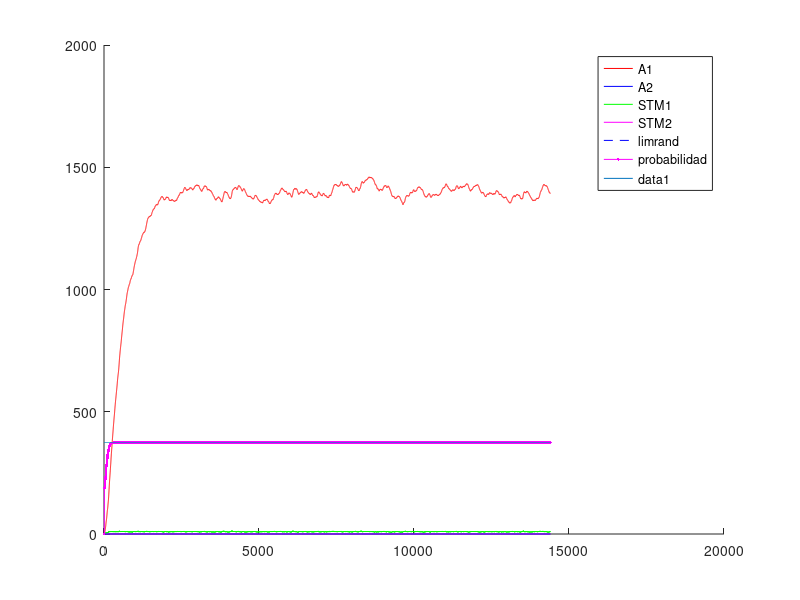
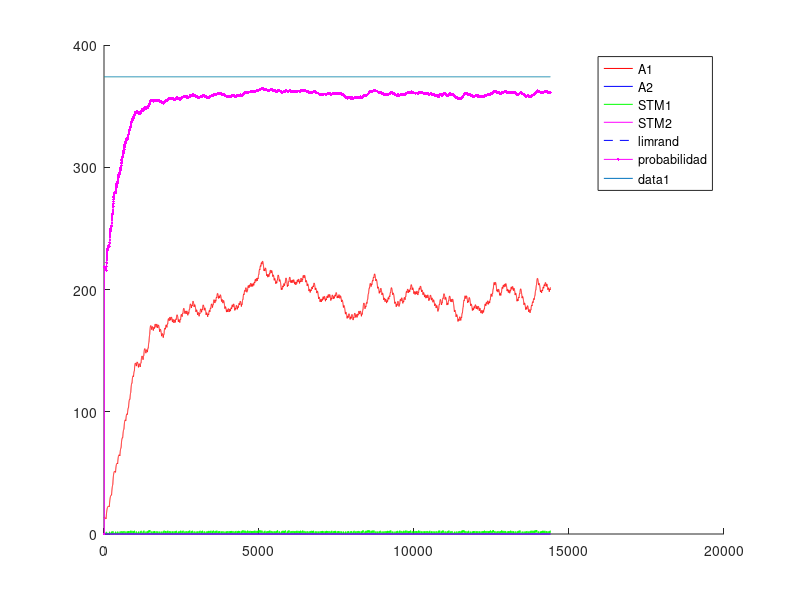
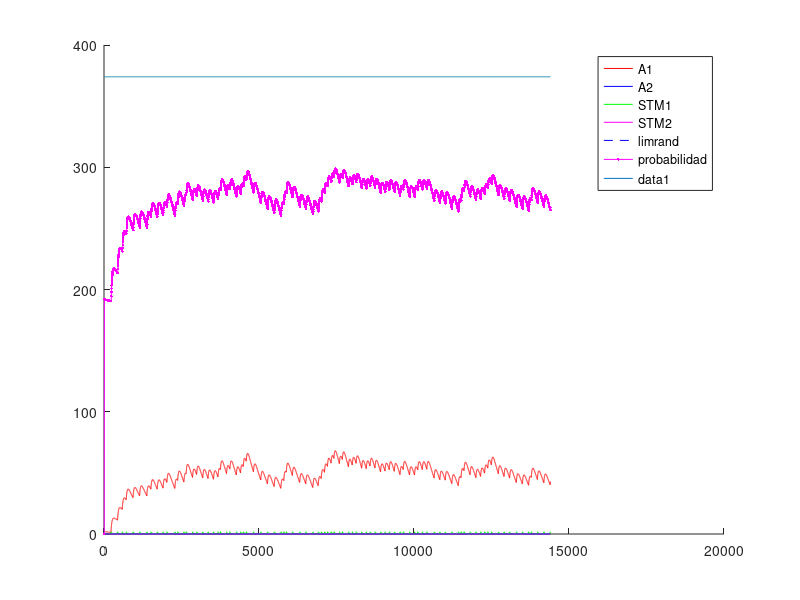
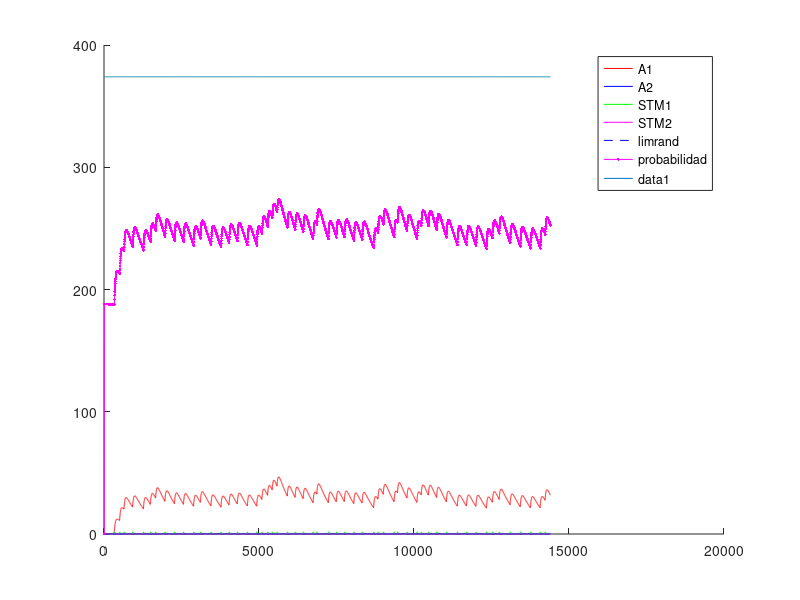

These charts were generated, in order, by the following MATLAB code:
%% Experimento con Variable-Ratio - VR - Tasa Variable
%% Existen multiples intancias de palanquelo (cada vez que realiza respuesta decide si realiza otro o no)
%% Sesiones de 3600 segundos
%% 3 sesiones por tasa de refuerzo (o quizas hasta que sature)
%% 5 sesiones por Experimento.
%% Cada sesion 
%% Tiempo para realizar un respuesta 1 segundo
%% 
%% La probabilidad de eleccion se ajusta al nivel de maxima frecuencia de palanqueo

close all
clc
clear

%% Matriz de pago 0 1 
%% 1 - 
%%%
%%% 
function rf = feel(pellets)
  rf=0;
  if (nargin~=0)
    rf=(12.8*(1-exp(-.25.* pellets.^(2))))+(12.8*(1-exp(-.5.* pellets)));
  else
    error ("Faltan parametros");
  endif
endfunction
%% 
%% 

%% INICIALIZATION
%%%%%% CONSTANTES DE SESIONES
Ntrial  =  1 ;   %% un trial de 3600 segundos
tTrial  =  3600; %% en segundos
tResp   =  1;    %% en segundos
tMuestreo = 0.25;%% en segundos
Nses    =  5 ;
Vr=[1,10,30,40,60]; %% tasa medias de palanquei
Ntest   =  1;
limrand =  0.138;
saving  =  0.01 ;
%%%%%% CONSTANTES DE DECAIMIENTO
alpha = 1*tMuestreo;
beta  = 0.125*tMuestreo ;
gamma = 0.0067*tMuestreo;%0.025 ; 
delta = 1*tMuestreo;
%%%%%% INICIALIZACION
palanca = zeros(2,1);
Rf_1=0;
Rf_2=0;
A1=zeros(1,Ntest);
A2=zeros(1,Ntest);
stm_1=zeros(2,Ntest);
stm_2=zeros(2,Ntest);
d=1;
x_1=zeros(30,1);
x_2=zeros(30,1);
sesion = zeros(Nses,1);
trialXsesion = zeros(Nses,Ntrial);
terminal_sesion=zeros(Nses,1);
nb_resp = zeros(Nses,Ntest);
refuerzo = zeros(Nses,Ntest);
contadorP1=0;
contadorP2=0;

%% CALCULO DE AROUSAL MAXIMO
%% Iteraciones de respuesta refuerzo para encotnrar el STM medio
Nconfig=5; %% Tasa de respuesta de configuracion
%plot([1:0.01:20],(12.8*(1-exp(-.25.* [1:0.01:20].^(2))))+(12.8*(1-exp(-.5.* [1:0.01:20]))),'.k')
R1 = floor(feel(1)); %tiempo de refuezo para R
l1 = Nconfig/tMuestreo; % duracion entre trials
suma = 0; %suma es un valor necesaria para calcular max1 y min1
suma = alpha*R1 %% Refuerzo cada N respuestas
iter=100; %% numero de iteraciones para que converja el stm
max1 = 0; %maximum de stm1
min1 = 0; %minimum de stm1
for i = 1:iter 
  suma = (1-beta)^(Nconfig/tMuestreo)*suma;%% Instantes que decae el stm
  min1=suma;
  suma += alpha*R1; %Refuerzo
  max1=suma;
end
comp=.88;
S1 = (((max1-min1)*(comp*l1))/2)+min1*comp*l1; %calcul de la superficie del triangulo mas la de el rectangulo
stm_1_medio = S1/(l1);
A1max = (delta/gamma)*stm_1_medio;

%% INICIO DE LAS ITERATIONS
for l = 1:Ntest  %% TESTES
  Num=0;
  for k = 1:Nses  %% SESIONES (cambia el N)
    i=2;
    %duracion = [1,tTrial*ones(1,Ntrial)];
    
    contador = 1;
    palanca(1)=randi(2);
    %% Agregar tasa de refuerzos  %%
    tasa=Vr(k);
    if k>1
      A1(Num+1,l)=saving*A1(Num,l);
      A2(Num+1,l)=saving*A2(Num,l);
      stm_1(Num+1,l)=0*stm_1(Num,l);
      stm_2(Num+1,l)=0*stm_2(Num,l); 
      %%% ELECCION DE LA PRIMERA PALANCA 
      if A1(Num,1)>A2(Num,1)
        palanca(2)=1;
      else
        palanca(2)=2;
      end
    end       
    
    for j=2:(Ntrial*tTrial/tMuestreo) %% Todos los trials juntos
      
      if contador == tResp/tMuestreo%duracion(i)
        contador = 1;
        
        i = i+1 ;
        J = j ;
        P(i,k)=0.5*(1-exp(-(5*A1((j-1)+Num,l))/A1max))+0.5; %probabilidad en exponential
        %P=.99;
        %P2(i,k)=0.5*(1-exp(-(5*A2((j-1)+Num,l))/A2max))+0.5;
        
        a = rand ;
        %%% ELECCION DE LA PALANCA %%% Basicamente elige palanquear o no palanquear
        if (A1((j-1)+Num,l)<=limrand)&&(A2((j-1)+Num,l)<=limrand)
          palanca(i)=randi(2);
        elseif (A1((j-1)+Num,l)>=limrand)&&(A2((j-1)+Num,l)<=limrand)
          if a>=P(i,k)
            palanca(i)=2;
          else
            palanca(i)=1;
          end
        elseif (A1((j-1)+Num,l)<=limrand)&&(A2((j-1)+Num,l)>=limrand)
          if a>=P(i,k)
            palanca(i)=1;
          else
            palanca(i)=2;
          end
        end
        %% Contadores para tasa de refuerzo
        if palanca(i)==1
          contadorP1++;
        else
          contadorP2++;
        endif
        %%% REFUERZO %%%
        if (contadorP1>=tasa)
          %if (palanca(i)==1) %% palanquea
          Rf_1=floor(feel(1));
          Rf_2=0;
          %elseif (palanca(i-1)==2) %% No palanquea
          %  Rf_1=0;
          %  Rf_2=0;%floor(10*(1-exp(-0.8* 2 )));
          %end
          %stm_1(j+Num,l)=(1-beta)*stm_1((j-1)+Num,l)+alpha*Rf_1;
          %stm_2(j+Num,l)=(1-beta)*stm_2((j-1)+Num,l)+alpha*Rf_2;
          contadorP1=0;
          dispe=.5; %% dispercion del 50% del valor de la tasa
          tasa=Vr(k)*(1 + dispe*(1-2*rand)); %% Asignacion de tasa  
          refuerzo(k,l)++;
        end
      else
        contador=contador +1;
        Rf_1=0;
        Rf_2=0;
      end
      stm_1(j+Num,l)=(1-beta)*stm_1((j-1)+Num,l)+alpha*Rf_1;
      stm_2(j+Num,l)=(1-beta)*stm_2((j-1)+Num,l)+alpha*Rf_2;
      A1(j+Num,l)=(1-gamma)*A1((j-1)+Num,l)+delta*stm_1(j+Num,l);
      A2(j+Num,l)=(1-gamma)*A2((j-1)+Num,l)+delta*stm_2(j+Num,l);
      
%      if floor(j/tTrial)==(j/tTrial)
%        trialXsesion()
%      end
    end
    
    
    %%% CONTADOR DE A QUE J SE CAMBIA LA SESION
    %sesion(k-1,l)=j;
    sesion(k,l)=j+Num;
    %%% DEFINICION DE NUM
%    compteur = 0 ;
%    for i=1:length(A1(:,l))
%      if A1(i,l)~=0
%        compteur = compteur +1;
%      end
%    end
%    Num=compteur;
    Num = j+Num;
    Sizemat = length(A1);
    
    for j = 1:length(palanca)
      if palanca(j)==1
        %nb_coop(k-1,l)= nb_coop(k-1,l)+1;
        nb_resp(k,l)= nb_resp(k,l)+1;
      end
    end
  end
end


%%% PRUEBAS 
%%% ENCONTRA LA LONGITUD REAL DEL EXPERIMENTACION
nonnul = zeros(Ntest,1);
for k=1:Ntest
  for i=1:length(A1)
    if A1(i,k) ~= 0
      nonnul(k)=nonnul(k)+1;
    end
  end
end

%%% PRUEBA I _ PESO DE LA EXPERIMENTACION EN LA MEMORIA
porcent = 0;
for i = 1:Ntest
  if sum(A1(:,i)) > 10 * sum(A2(:,i))
    porcent = porcent +1;
  end
end

%%% PRUEBA II _ SI LA EXCITATION ALCANZA A SU MAXIMUM
maxima = zeros(Ntest,1);
for k = 1:Ntest
  if floor(max(A1(:,k))) == floor(max(max(A1))) 
    maxima(k) = maxima(k) +1;
  end
end

%%% PRUEBA III _ EN QUE SESION LA PALANCA GANA DE VERDAD
%ird = zeros(Ntest,1);
%for k = 1:Ntest
%  i=1;
%  while 1
%    if A1(nonnul(k)-i,k) < limrand
%      ird(k) = nonnul(k)-i+1;
%      break;
%    else
%      i=i+1;
%    end
%  end
%end
%
%%%% PRUEBA IV _ CONVIERTE J EN NUMERO DE SESION
%for k = 1:Ntest
%  i=1;
%  while 1
%    if ird(k) <= sum(sesion(1:i)+50)
%      ird(k)=i;
%      break;
%    else
%      i=i+1;
%    end
%  end
%end

%%% PRUEBA V _ PORCENTAJE DE COOPERACION POR SESION / EXPERIMENTO


%porcentaje_coop_sesion=zeros(Nses,Ntest);
%porcentaje_coop_experimento=zeros(Ntest,1);
%for k = 1:Ntest
%  porcentaje_coop_experimento(k)=sum(nb_coop(:,k))/(Ntrial*Nses)*100;
%end

%for i=1:Ntest
%  terminal_sesion(1,i)=sesion(1,i);
%  for j=2:Nses
%    terminal_sesion(j,i)=sesion(j,i)+terminal_sesion(j-1,i);
%  end
%end

%%% DEMOSTRACION 


%promedio_sesion=sum(ird)/Ntest
%porcent_10xsuperior_al_otra=porcent/Ntest * 100;
%cuanto_alcanzan_al_maxima=sum(maxima)/Ntest * 100;
%porcentaje_coop_experimento;
%porcentaje_coop_sesion=floor(nb_coop/Ntrial*100);

resp_por_segundos=nb_resp/length(palanca); %numero de respuestas dividido por el numero de respestas maximal posible

for i=1:Ntest
  for j=1:Nses
    figure
    hold on
    %plot(sesion(j,i)*ones(1,max(max(A1(:,i)))),(1:max(max(A1(:,i)))),'--k');
    %h=plot((sesion(j,i).*tMuestreo)*ones(1,max(max(A1(:,i)))),(1:max(max(A1(:,i)))),'--k');
    %set(h, "linewidth", 2);
    if j==1
      plot(1:Ntrial*tTrial/tMuestreo,A1(1:sesion(j,i),i),'r',1:Ntrial*tTrial/tMuestreo,A2(1:sesion(j,i),i),'b',1:Ntrial*tTrial/tMuestreo,stm_1(1:sesion(j,i),i),'g',1:Ntrial*tTrial/tMuestreo,stm_2(1:sesion(j,i),i),'m',1:Ntrial*tTrial/tMuestreo,limrand*ones(1,Ntrial*tTrial/tMuestreo),'--b')
      plot((1:(Ntrial*tTrial)+1)/tMuestreo,P(:,j)'*A1max,'.-m');
      legend("A1","A2","STM1","STM2","limrand","probabilidad");
    else
      plot(1:Ntrial*tTrial/tMuestreo,A1(sesion(j-1,i)+1:sesion(j,i),i),'r',1:Ntrial*tTrial/tMuestreo,A2(sesion(j-1,i)+1:sesion(j,i),i),'b',1:Ntrial*tTrial/tMuestreo,stm_1(sesion(j-1,i)+1:sesion(j,i),i),'g',1:Ntrial*tTrial/tMuestreo,stm_2(sesion(j-1,i)+1:sesion(j,i),i),'m',1:Ntrial*tTrial/tMuestreo,limrand*ones(1,Ntrial*tTrial/tMuestreo),'--b')
      plot((1:(Ntrial*tTrial)+1)/tMuestreo,P(:,j)'*A1max,'.-m');
      legend("A1","A2","STM1","STM2","limrand","probabilidad");
    endif
    plot(1:Ntrial*tTrial/tMuestreo,A1max*ones(1,Ntrial*tTrial/tMuestreo))
    hold off
  endfor
endfor


%% Maximos exitos por tasa= 10-360 - 30-120 - 40-65 - 60-60 

color = 'rgbmkmrgbk';
figure
hold on
for i=1:Ntest
  plot(Vr,resp_por_segundos(:,i),'Color',color(i));
  title('Respuestas por segundos');
  xlabel('Tasa fija');
  ylabel('Respuestas/segundos');
  for j=1:Nses
    plot(Vr(j)*ones(1,floor(resp_por_segundos(j,i)*100)+1),(0:floor(resp_por_segundos(j,i)*100))/100,'k');
  end
end
hold off

figure
hold on
for i=1:Ntest
  plot(refuerzo(:,i),resp_por_segundos(:,i),'Color',color(i));
  title('Respuestas y refuerzo');
  xlabel('Refuezo/horas');
  ylabel('Respuestas/segundos');
  for j=1:Nses
    plot(refuerzo(j)*ones(1,floor(resp_por_segundos(j,i)*100)+1),(0:floor(resp_por_segundos(j,i)*100))/100,'k');
    text(refuerzo(j),-.05,"N = Fr(j)");
  end
end
hold off

%%% probl�me de temps, pas le temps de d�croitre du coup red�marre plus
%%% haut CQFD
%%%% CASTIGO DE TIEMPO 
%%%% CUANTO VECES ELIGE COOPERATION
%%% Pour chaque session r�cup�rer le nombre de coop�ration et tracer la
%%% courbe correspondante 

